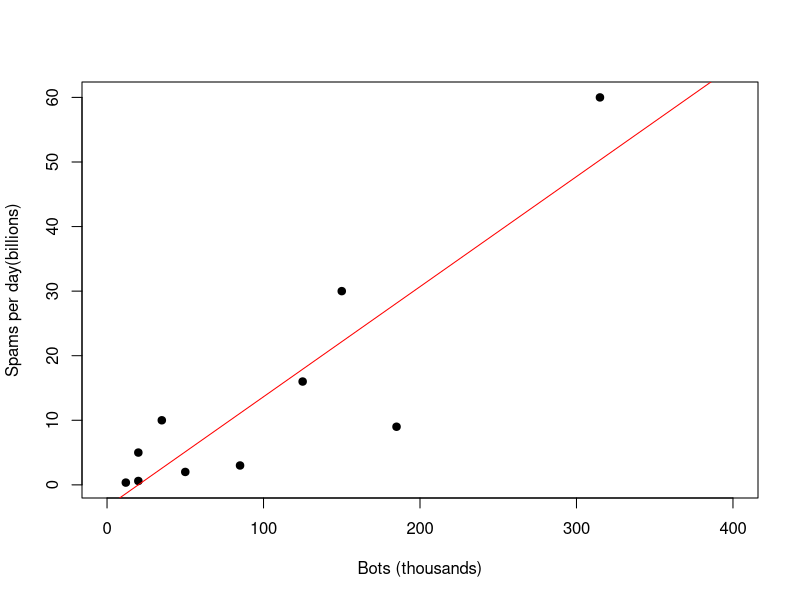

This figure's R source:
#Scatterplot with a straight line.
b <- read.csv("spam_botnets.csv")
plot(b$Bots,b$Spams_per_day, xlab = "Bots (thousands)", ylab = "Spams per day(billions)", xlim = c(0,400), pch= 19)
abline(lm(b$Spams_per_day~b$Bots, data= b), col= "red") # draws a regression line showing relation between the variables.
